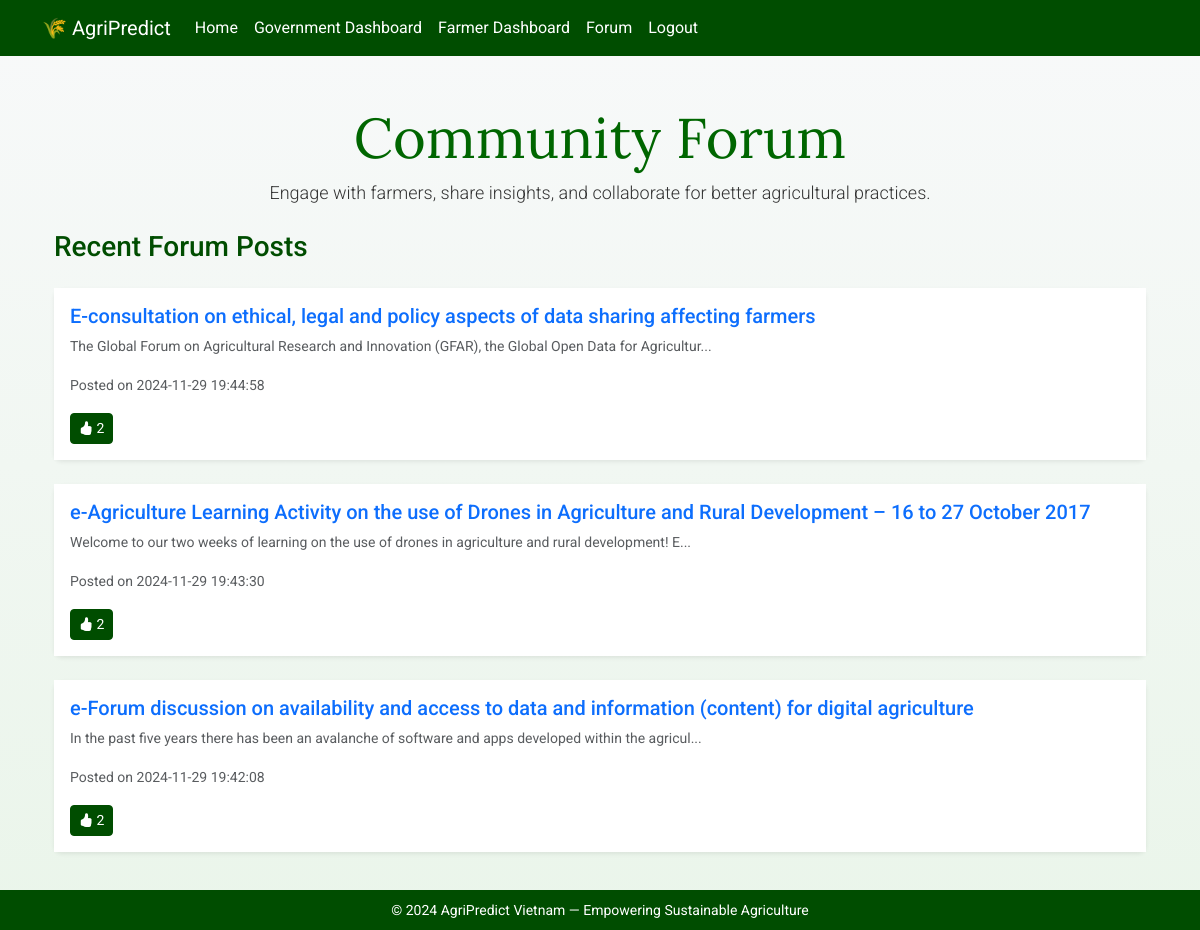
The page /forum (signed in) on the database its author committed.
### app/models.py (models this page shows, shortened)
class Post(db.Model):
    id = db.Column(db.Integer, primary_key=True) # Unique post ID
    author_id = db.Column(db.Integer, db.ForeignKey('user.id'), nullable=False, index=True) # Author's user ID
    title = db.Column(db.String(128), nullable=True) # Optional title for the post
    content = db.Column(db.Text, nullable=False) # Post content
    timestamp = db.Column(
        db.DateTime,
        index=True,
        default=lambda: datetime.utcnow().replace(tzinfo=timezone.utc).astimezone(gmt_plus_8),
        nullable=False
    ) # Creation timestamp with GMT+8 timezone
    author = db.relationship('User', backref='posts', lazy=True) # Post's author
    likes = db.relationship(
        'PostLike', backref='liked_post', lazy=True, cascade="all, delete-orphan", overlaps="post_likes,liked_post"
    ) # Likes associated with the post
    likes_count = db.Column(db.Integer, default=0) # Track the number of likes on the post
    def is_liked_by(self, user):
        return PostLike.query.filter_by(post_id=self.id, user_id=user.id).first() is not None

class User(UserMixin, db.Model):
    id = db.Column(db.Integer, primary_key=True) # Unique user ID
    username = db.Column(db.String(64), unique=True, nullable=False) # Username must be unique
    password_hash = db.Column(db.String(128), nullable=False) # Hashed password for security
    role = db.Column(db.String(32), nullable=False, default="farmer")  # User role ('farmer' or 'government')
    liked_posts = db.relationship('PostLike', back_populates='user', lazy='dynamic', overlaps="user_likes")

### app/routes.py (the view)
@application.route('/forum')
@login_required
def forum():
    prefix = getattr(application.wsgi_app, 'prefix', '')[:-1]
    posts = Post.query.order_by(Post.timestamp.desc()).all()
    return render_template('forum.html', title='Forum', posts=posts, prefix=prefix)

### app/models.py (called while the page is built)
@login.user_loader
def load_user(id):
    return User.query.get(int(id))

### app/templates/forum.html (shortened to what this page needs)
{% extends "base.html" %}
{% import "bootstrap5/form.html" as wtf %}
{% block app_content %}
<div class="d-flex flex-column min-vh-100" style="background: none;">
    <div class="container py-4 flex-grow-1">
        <h1 class="display-4 text-center" style="color: #006600; font-family: 'Lora', serif;">Community Forum</h1>
        <p class="lead text-center" style="font-size: 18px; color: #333;">Engage with farmers, share insights, and collaborate for better agricultural practices.</p>
        <h3 class="mt-4" style="color: #004d00; font-family: 'Roboto', sans-serif;">Recent Forum Posts</h3>
        <div class="forum-posts">
            {% for post in posts %}
            <div class="card shadow-sm mt-4" style="border: none; border-radius: 8px;">
                <div class="card-body" style="background: #fff;">
                    <h5 class="card-title" style="font-family: 'Roboto', sans-serif; color: #006600;">
                        <a href="{{ url_for('view_post', post_id=post.id) }}" class="text-decoration-none">
                            {{ post.title or "Untitled Post" }}
                        </a>
                    </h5>
                    <p class="card-text text-muted" style="font-size: 14px;">{{ post.content[:100] }}...</p>
                    <small class="text-muted">Posted on {{ post.timestamp.strftime('%Y-%m-%d %H:%M:%S') }}</small>
                    <div class="mt-3">
                        <button
                            class="btn {% if post.is_liked_by(current_user) %}btn-primary{% else %}btn-outline-primary{% endif %} btn-sm"
                            id="like-button-{{ post.id }}"
                            data-post-id="{{ post.id }}">
                            <i class="{% if post.is_liked_by(current_user) %}bi bi-hand-thumbs-up-fill{% else %}bi bi-hand-thumbs-up{% endif %}" id="like-icon-{{ post.id }}"></i>
                            <span id="like-count-{{ post.id }}">{{ post.likes_count }}</span>
                        </button>
                    </div>
                </div>
            </div>
            {% else %}
            <p class="text-warning text-center mt-4" style="font-size: 16px;">No posts available yet. Be the first to share an insight!</p>
            {% endfor %}
        </div>
    </div>
</div>
{% endblock %}

### app/templates/base.html (shortened to what this page needs)
<!doctype html>
<html lang="en">
  <head>
    {% block head %}
    {% block styles %}
    <link href="https://cdn.jsdelivr.net/npm/bootstrap-icons/font/bootstrap-icons.css" rel="stylesheet">
    <link href="https://cdnjs.cloudflare.com/ajax/libs/font-awesome/6.0.0/css/all.min.css" rel="stylesheet">
    {{ bootstrap.load_css() }}
    {% endblock %}
    {% endblock %}
  </head>
  <body>
    {% block navbar %}
    <nav class="navbar navbar-expand-lg">
        <div class="container">
            <a class="navbar-brand" href="{{ url_for('index') }}">🌾 AgriPredict</a>
            <div class="collapse navbar-collapse" id="navbarNav">
                <ul class="navbar-nav mr-auto">
                    <li class="nav-item"><a class="nav-link" href="{{ url_for('index') }}">Home</a></li>
                    {% if current_user.is_authenticated %}
                        {% if current_user.is_government %}
                        <li class="nav-item"><a class="nav-link" href="{{ url_for('government_dashboard') }}">Government Dashboard</a></li>
                        {% endif %}
                        {% if current_user.is_farmer %}
                        <li class="nav-item"><a class="nav-link" href="{{ url_for('farmer_dashboard') }}">Farmer Dashboard</a></li>
                        {% endif %}
                        <li class="nav-item"><a class="nav-link" href="{{ url_for('forum') }}">Forum</a></li>
                    {% endif %}
                </ul>
                <ul class="navbar-nav ml-auto">
                    {% if current_user.is_anonymous %}
                    <li class="nav-item"><a class="nav-link" href="{{ url_for('login') }}">Login</a></li>
                    <li class="nav-item"><a class="nav-link" href="{{ url_for('register') }}">Register</a></li>
                    {% else %}
                    <li class="nav-item"><a class="nav-link" href="{{ url_for('logout') }}">Logout</a></li>
                    {% endif %}
                </ul>
            </div>
        </div>
    </nav>
    {% endblock %}
    <div class="container mt-4">
        {% block app_content %}{% endblock %}
    </div>
    {% block footer %}
    <footer>
        <p>© 2024 AgriPredict Vietnam — Empowering Sustainable Agriculture</p>
    </footer>
    {% endblock %}
  </body>
</html>

### app/templates/base.html (style rules this page uses)
body { font-family: 'Roboto', sans-serif; background: linear-gradient(to bottom, #f8f9fa, #eaf5ea); color: #333; padding-bottom: 50px; }
.navbar { background-color: #004d00; }
.navbar .navbar-brand, .navbar .nav-link { color: #fff !important; }
.card { border: none; background: #fff; box-shadow: 0 4px 8px rgba(0, 0, 0, 0.1); }
.btn-primary { background-color: #004d00; border-color: #004d00; }
footer { background-color: #004d00; color: #fff; text-align: center; bottom: 0; position: fixed; width: 100%; height: 40px; line-height: 40px; font-size: 14px; z-index: 1000; }

### rows shown on the page
Post: title "E-consultation on ethical, legal and policy aspects of data sharing affecting farmers", content "The Global Forum on Agricultural Research and Innovation (GFAR), the Global Open Data for Agricultur", timestamp "2024-11-29 19:44:58", likes_count "2"
Post: title "e-Agriculture Learning Activity on the use of Drones in Agriculture and Rural Development – 16 to 27 October 2017", content "Welcome to our two weeks of learning on the use of drones in agriculture and rural development! E", timestamp "2024-11-29 19:43:30", likes_count "2"
Post: title "e-Forum discussion on availability and access to data and information (content) for digital agriculture", content "In the past five years there has been an avalanche of software and apps developed within the agricul", timestamp "2024-11-29 19:42:08", likes_count "2"
